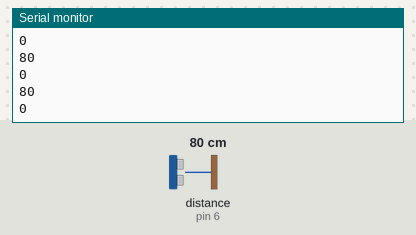
Bench run of a sketch on a simulated Arduino Uno, built with avr-gcc and run on an emulated ATmega328P. Parts: the last lines printed to the serial monitor. Wiring (inferred from the names in the program): ultrasonic range finder: trigger pin 5; echo pin 6. The inputs (shaded band) are chosen by the test bench; at power-on: distance to the obstacle (sensor on pin 6) 80 cm. The echo pulse lasts 58.3 µs per cm.

Above: at 1.2 s.
1.3 s: distance to the obstacle (sensor on pin 6) set to 2 cm
At 1.31 s:
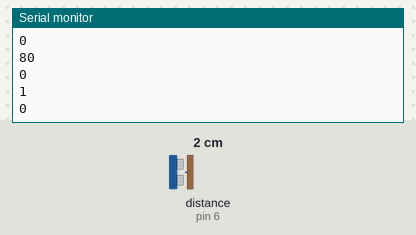
2.8 s: distance to the obstacle (sensor on pin 6) set to 4 cm
At 2.83 s:
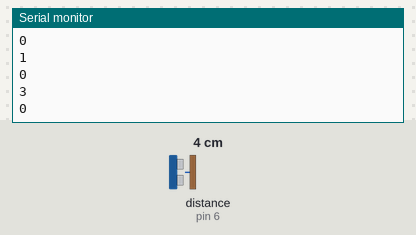
Timing chart, 0 to 5.8 s (numbered marks = the images above; inputs shaded):
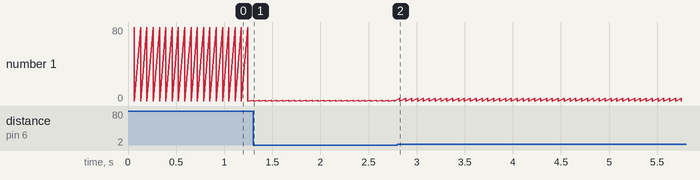

The sketch:

RearArduino.ino
```cpp
boolean wait = false;
//*************************INITIATE CAN****************************
#include <mcp_can.h>
#include <SPI.h>

//long unsigned int rxId;       //Id on recieved message
//unsigned char len = 0;
//unsigned char rxBuf[8];       //Size of recieved message and it's content
const int sizeMsg = 3;        // Sets the ammount of bytes sent on the CAN

//Defining adresses for CAN bus that RPi will listen for
const byte backSideAd = 106;
const byte frontSideAd = 107;

#define CAN0_INT 2                              // Set INT to pin 2
MCP_CAN CAN0(10);                               // Set CS to pin 10
//****************************************************************
//*************************INITIATE RANGE SENSOR******************
const int backSideTrigPin = 5;
const int backSideEchoPin = 6;
const int frontSideTrigPin = 8;
const int frontSideEchoPin = 9;

int backSide;
int frontSide;
//****************************************************************
void setup() {

  Serial.begin(115200);
  //***************************SETUP CAN****************************
  // Initialize MCP2515 running at 16MHz with a baudrate of 500kb/s and the masks and filters disabled.
  if (CAN0.begin(MCP_ANY, CAN_500KBPS, MCP_16MHZ) == CAN_OK)
    Serial.println("MCP2515 Initialized Successfully!");
  else
    Serial.println("Error Initializing MCP2515...");

  CAN0.setMode(MCP_NORMAL);                     // Set operation mode to normal so the MCP2515 sends acks to received data.

  pinMode(CAN0_INT, INPUT);                            // Configuring pin for /INT input

  Serial.println("MCP2515 Library Receive Example...");

  //***************************************************************
  //**************************SETUP RANGE SENSOR*******************
  pinMode(backSideTrigPin, OUTPUT);
  pinMode(backSideEchoPin, INPUT);
  pinMode(frontSideTrigPin, OUTPUT);
  pinMode(frontSideEchoPin, INPUT);
  //***************************************************************
  // Wait until RPI sends message on CAN-bus
  while (wait == true) {
    if (!digitalRead(CAN0_INT)) {
      wait == false;
      break;
    }
  }
}
//***************************MAIN PROGRAM*************************
void loop() {
  delay(60);
  backSide = measure(backSideTrigPin, backSideEchoPin);
  //frontSide = measure(frontSideTrigPin, frontSideEchoPin);
//  Serial.print("BACK SIDE SENSOR : ");
//  Serial.print(backSide);
//  Serial.print(" ; ADDRESS : ");
//  Serial.println(backSideAd);
//  Serial.print("FRONT SIDE SENSOR : ");
//  Serial.print(frontSide);
//  Serial.print(" ; ADDRESS : ");
//  Serial.println(frontSideAd);
  Serial.println(backSide);
  sendData();
}
//*****************CAN FUNCTIONS*********************************
void sendData() {
  sendCan(backSide, backSideAd);
  //sendCan(frontSide, frontSideAd);
}
void sendCan(int value, byte adress) {
  byte data[sizeMsg] = {0,0,0};

  //Simplifying having to use signed logic
  if (value < 0) {
    //value = value * -1;
    data[sizeMsg - 1] = -1;
  }
  //Masks first bits of the integer and saves it in the byte array
  //then rightshifts value and saves it again
  //This is in order to make sure every package is only one byte
  for (int i = 0; i < sizeMsg - 1; i++) {
    data[i] = (byte) (value & 0xFF);
    value = value >> 8;
  }
  Serial.println(data[2]);
  // send data:  ID = 0x100, Standard CAN Frame, Data length = 8 bytes, 'data' = array of data bytes to send
  byte sndStat = CAN0.sendMsgBuf(adress, 0, sizeMsg, data);

  //  if(sndStat == CAN_OK){
  //    Serial.println("Message Sent Successfully!");
  //  } else {
  //    Serial.println("Error Sending Message...");
  //  }
}
//***************************************************************
//***************************ULTRASONIC FUNCTIONS****************
int measure(int trigPin, int echoPin) {

  int duration;

  // The sensor is triggered by a HIGH pulse of 10 or more microseconds.
  // Give a short LOW pulse beforehand to ensure a clean HIGH pulse:
  pinMode(trigPin, OUTPUT);
  digitalWrite(trigPin, LOW);
  delayMicroseconds(2);
  digitalWrite(trigPin, HIGH);
  delayMicroseconds(10);
  digitalWrite(trigPin, LOW);

  // Read the signal from the sensor: a HIGH pulse whose
  // duration is the time (in microseconds) from the sending
  // of the ping to the reception of its echo off of an object.
  pinMode(echoPin, INPUT);
  duration = pulseIn(echoPin, HIGH);

  //Convert the time into a distance
  return microsecondsToCentimeters(duration);
}
int microsecondsToCentimeters(int microseconds) {
  // The speed of sound is 340 m/s or 29 microseconds per centimeter.
  // The ping travels out and back, so to find the distance of the
  // object we take half of the distance travelled.
  return (microseconds / 29 / 2);
}
//***************************************************************
```

Measured:
- after the input at 1.3 s, the serial monitor: prints a new line at once (image 1)
- after the input at 2.8 s, the serial monitor: prints a new line at once (image 2)
